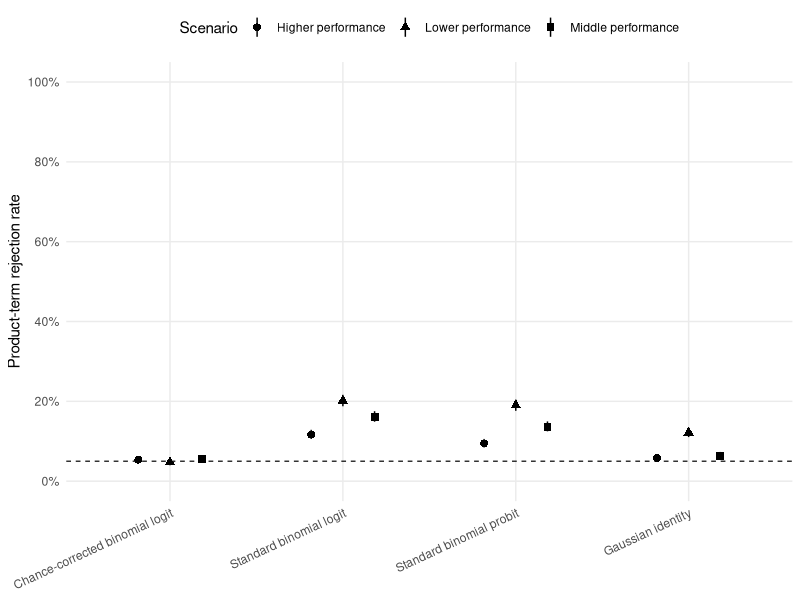
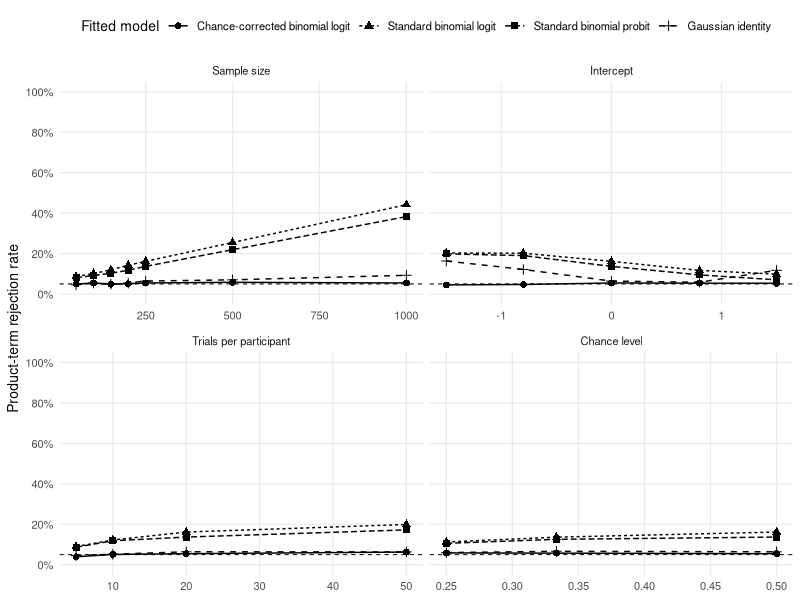
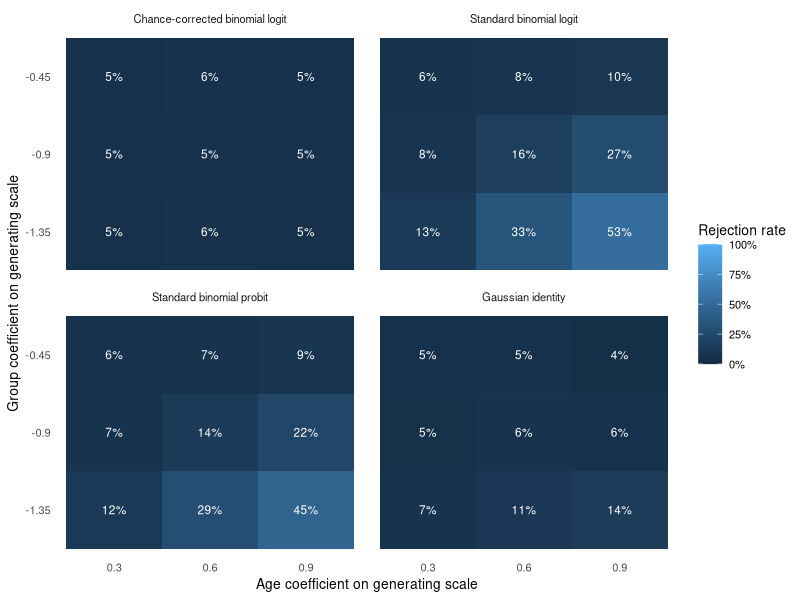
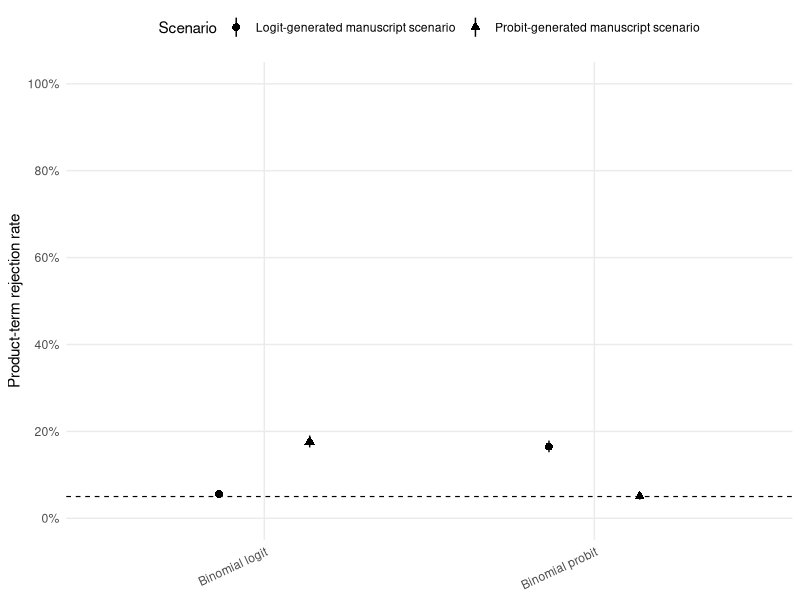
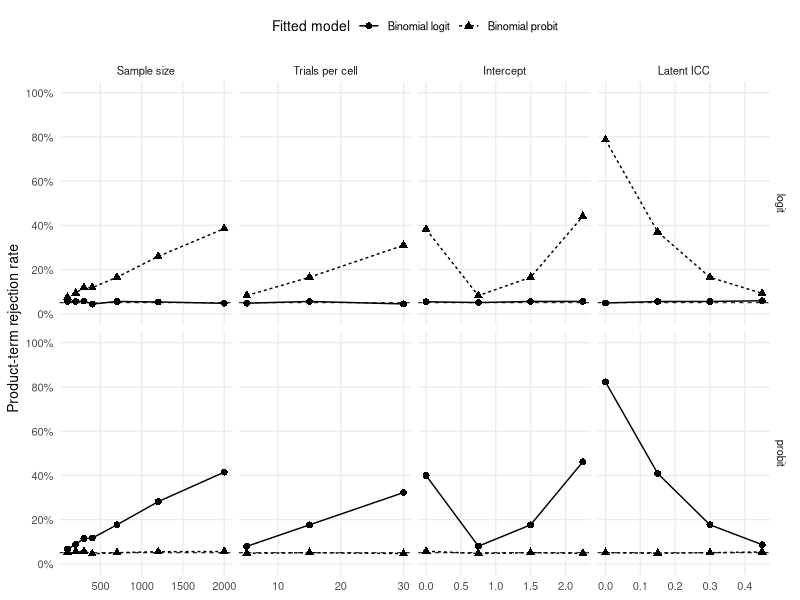
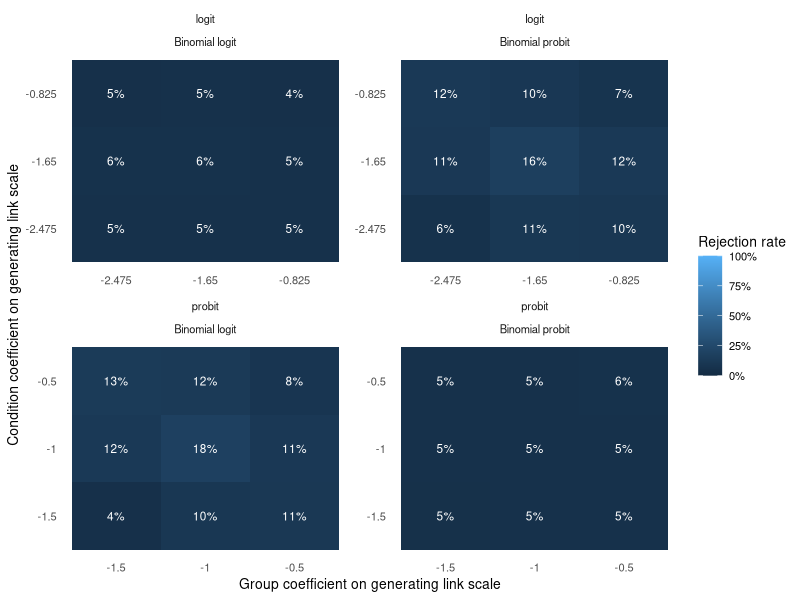
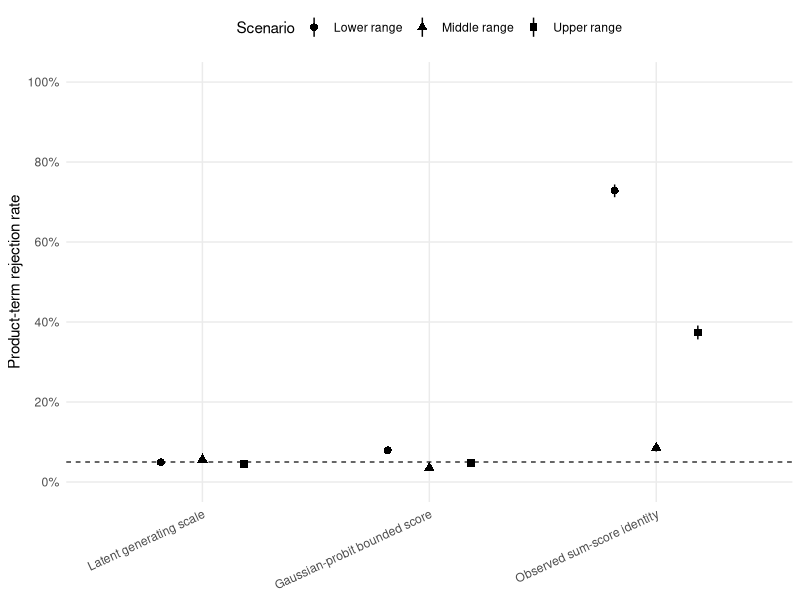
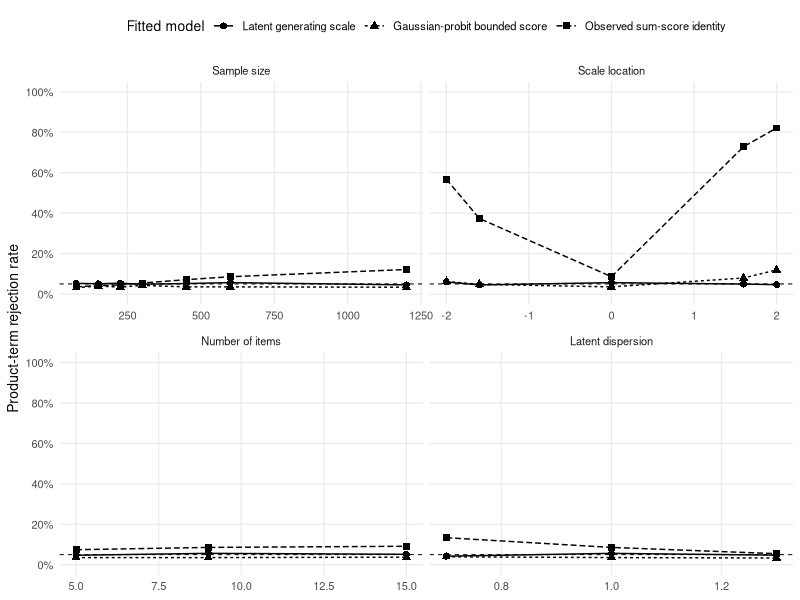

Recreate these plots in R, in order.
## ---- chunk 1
#| label: setup
#| include: false

library(ggplot2)
library(here)

core <- utils::read.csv(
  here("simulation-atlas/data/atlas-summary.csv"),
  stringsAsFactors = FALSE,
  check.names = FALSE
)

diagnostic <- utils::read.csv(
  here("simulation-atlas/data/diagnostic-atlas-summary.csv"),
  stringsAsFactors = FALSE,
  check.names = FALSE
)

grid <- utils::read.csv(
  here("simulation-atlas/data/scenario-grid.csv"),
  stringsAsFactors = FALSE,
  check.names = FALSE
)

pct <- function(x, digits = 1) {
  ifelse(
    is.finite(x),
    paste0(formatC(100 * x, format = "f", digits = digits), "%"),
    "--"
  )
}

num <- function(x, digits = 3) {
  ifelse(is.finite(x), formatC(x, format = "f", digits = digits), "--")
}

ci_text <- function(low, high, digits = 1) {
  paste0("[", pct(low, digits), ", ", pct(high, digits), "]")
}

# Slice identifiers are code-level values that use underscores. Underscores are
# unbreakable in the PDF tables, so display them with spaces instead.
slice_display <- function(x) gsub("_", " ", x, fixed = TRUE)

has_slice <- function(x, slice) {
  vapply(
    strsplit(ifelse(is.na(x), "", x), ";", fixed = TRUE),
    function(z) slice %in% z,
    logical(1)
  )
}

family_title <- c(
  forced_choice = "Simulation 1: Forced-choice accuracy and the non-zero chance floor",
  within_family = "Simulation 2: Within-family link choice, logit versus probit",
  sum_scores = "Simulation 3: Sum scores"
)

family_short <- c(
  forced_choice = "Forced-choice accuracy",
  within_family = "Logit vs probit",
  sum_scores = "Sum scores"
)

model_order <- list(
  forced_choice = c(
    "Chance-corrected binomial logit",
    "Standard binomial logit",
    "Standard binomial probit",
    "Gaussian identity"
  ),
  within_family = c("Binomial logit", "Binomial probit"),
  sum_scores = c(
    "Latent generating scale",
    "Gaussian-probit bounded score",
    "Observed sum-score identity"
  )
)

slice_specs <- list(
  forced_choice = data.frame(
    slice = c("sample_size", "scale_location", "trial_count", "chance_level"),
    label = c(
      "Sample size",
      "Intercept",
      "Trials per participant",
      "Chance level"
    ),
    variable = c("N", "beta_intercept", "k_trials", "chance"),
    xlab = c(
      "N",
      "Generating intercept",
      "Trials per participant",
      "Chance level"
    ),
    stringsAsFactors = FALSE
  ),
  within_family = data.frame(
    slice = c("sample_size", "trial_count", "latent_location", "icc"),
    label = c("Sample size", "Trials per cell", "Intercept", "Latent ICC"),
    variable = c(
      "n_subjects",
      "k_trials",
      "reference_beta_intercept",
      "target_icc"
    ),
    xlab = c(
      "Participants",
      "Trials per participant-condition cell",
      "Reference intercept",
      "Latent ICC"
    ),
    stringsAsFactors = FALSE
  ),
  sum_scores = data.frame(
    slice = c(
      "sample_size",
      "scale_location",
      "item_count",
      "latent_dispersion"
    ),
    label = c(
      "Sample size",
      "Scale location",
      "Number of items",
      "Latent dispersion"
    ),
    variable = c("N", "threshold_shift", "J", "theta_sd"),
    xlab = c("N", "Item-threshold shift", "Number of items", "Latent SD"),
    stringsAsFactors = FALSE
  )
)

family_rows <- function(family) {
  out <- core[core$family == family, , drop = FALSE]
  out$model_label <- factor(out$model_label, levels = model_order[[family]])
  out
}

anchor_rows <- function(family) {
  out <- family_rows(family)
  out[out$paper_anchor %in% TRUE, , drop = FALSE]
}

slice_rows <- function(family) {
  specs <- slice_specs[[family]]
  dat <- family_rows(family)
  pieces <- lapply(seq_len(nrow(specs)), function(i) {
    spec <- specs[i, ]
    keep <- has_slice(dat$slice_membership, spec$slice)
    out <- dat[keep, , drop = FALSE]
    out$slice_view <- spec$slice
    out$slice_label <- spec$label
    out$x_value <- suppressWarnings(as.numeric(out[[spec$variable]]))
    out$x_label <- spec$xlab
    out
  })
  do.call(rbind, pieces)
}

surface_rows <- function(family) {
  dat <- family_rows(family)
  dat[has_slice(dat$slice_membership, "main_effect_surface"), , drop = FALSE]
}

anchor_table <- function(family) {
  dat <- anchor_rows(family)
  out <- data.frame(
    Scenario = dat$scenario_label,
    `Generating link/scale` = dat$generating_link,
    `Fitted model/scale` = as.character(dat$model_label),
    `Rate type` = dat$rate_type,
    `Rejection rate` = pct(dat$rejection_rate_ok),
    `95% CI` = ci_text(dat$rejection_ci_low_ok, dat$rejection_ci_high_ok),
    `Deterministic pseudo-interaction` = num(
      dat$deterministic_pseudo_interaction
    ),
    check.names = FALSE
  )
  if (family == "forced_choice") {
    out <- cbind(
      out,
      `Flagged fits` = dat$n_fit_problem,
      `Fit-problem rate` = pct(dat$fit_problem_rate),
      `Apparent rejection rate among flagged fits` = pct(
        dat$rejection_rate_problem
      )
    )
  }
  rownames(out) <- NULL
  out
}

plot_anchor_rates <- function(family) {
  dat <- anchor_rows(family)
  dat$model_label <- factor(dat$model_label, levels = model_order[[family]])

  ggplot(
    dat,
    aes(
      x = model_label,
      y = rejection_rate_ok,
      ymin = rejection_ci_low_ok,
      ymax = rejection_ci_high_ok,
      group = scenario_label,
      shape = scenario_label
    )
  ) +
    geom_hline(yintercept = 0.05, linetype = "dashed", linewidth = 0.4) +
    geom_pointrange(position = position_dodge(width = 0.55)) +
    scale_y_continuous(
      limits = c(0, 1),
      breaks = seq(0, 1, by = 0.2),
      labels = function(x) paste0(round(100 * x), "%")
    ) +
    labs(
      x = NULL,
      y = "Product-term rejection rate",
      shape = "Scenario"
    ) +
    theme_minimal(base_size = 11) +
    theme(
      panel.grid.minor = element_blank(),
      axis.text.x = element_text(angle = 25, hjust = 1),
      legend.position = "top"
    )
}

plot_slice_rates <- function(family) {
  dat <- slice_rows(family)
  dat$model_label <- factor(dat$model_label, levels = model_order[[family]])
  dat$slice_label <- factor(
    dat$slice_label,
    levels = slice_specs[[family]]$label
  )

  p <- ggplot(
    dat,
    aes(
      x = x_value,
      y = rejection_rate_ok,
      group = model_label,
      linetype = model_label,
      shape = model_label
    )
  ) +
    geom_hline(yintercept = 0.05, linetype = "dashed", linewidth = 0.35) +
    geom_line() +
    geom_point(size = 2) +
    scale_y_continuous(
      limits = c(0, 1),
      breaks = seq(0, 1, by = 0.2),
      labels = function(x) paste0(round(100 * x), "%")
    ) +
    labs(
      x = NULL,
      y = "Product-term rejection rate",
      linetype = "Fitted model",
      shape = "Fitted model"
    ) +
    theme_minimal(base_size = 10) +
    theme(
      panel.grid.minor = element_blank(),
      legend.position = "top"
    )

  if (family == "within_family") {
    p + facet_grid(generating_link ~ slice_label, scales = "free_x")
  } else {
    p + facet_wrap(~slice_label, scales = "free_x", ncol = 2)
  }
}

slice_range_table <- function(family) {
  dat <- slice_rows(family)
  key <- interaction(
    dat$slice_label,
    dat$generating_link,
    dat$model_label,
    drop = TRUE
  )
  split_dat <- split(dat, key)

  rows <- lapply(split_dat, function(x) {
    data.frame(
      Slice = x$slice_label[1],
      `Generating link/scale` = x$generating_link[1],
      `Fitted model/scale` = as.character(x$model_label[1]),
      `Minimum rejection rate` = pct(min(x$rejection_rate_ok, na.rm = TRUE)),
      `Maximum rejection rate` = pct(max(x$rejection_rate_ok, na.rm = TRUE)),
      check.names = FALSE
    )
  })

  out <- do.call(rbind, rows)
  rownames(out) <- NULL
  out
}

coefficient_values_text <- function(
  family,
  variable,
  generating_link = NULL,
  digits = 3
) {
  dat <- surface_rows(family)
  if (!is.null(generating_link)) {
    dat <- dat[dat$generating_link == generating_link, , drop = FALSE]
  }
  values <- sort(unique(dat[[variable]][is.finite(dat[[variable]])]))
  paste(formatC(values, format = "f", digits = digits), collapse = ", ")
}

main_effect_coefficient_table <- function() {
  rows <- list(
    data.frame(
      `Manuscript case` = "Simulation 1: Forced-choice accuracy",
      `Generating link/scale` = "Chance-corrected logit",
      `First main effect` = "Age coefficient",
      `Coefficient values` = coefficient_values_text(
        "forced_choice",
        "beta_age",
        digits = 2
      ),
      `Second main effect` = "Group coefficient",
      `Coefficient values 2` = coefficient_values_text(
        "forced_choice",
        "beta_group",
        digits = 2
      ),
      check.names = FALSE
    ),
    data.frame(
      `Manuscript case` = "Simulation 2: Logit vs probit",
      `Generating link/scale` = "Logit",
      `First main effect` = "Group coefficient",
      `Coefficient values` = coefficient_values_text(
        "within_family",
        "beta_group",
        "logit",
        digits = 3
      ),
      `Second main effect` = "Condition coefficient",
      `Coefficient values 2` = coefficient_values_text(
        "within_family",
        "beta_condition",
        "logit",
        digits = 3
      ),
      check.names = FALSE
    ),
    data.frame(
      `Manuscript case` = "Simulation 2: Logit vs probit",
      `Generating link/scale` = "Probit",
      `First main effect` = "Group coefficient",
      `Coefficient values` = coefficient_values_text(
        "within_family",
        "beta_group",
        "probit",
        digits = 2
      ),
      `Second main effect` = "Condition coefficient",
      `Coefficient values 2` = coefficient_values_text(
        "within_family",
        "beta_condition",
        "probit",
        digits = 2
      ),
      check.names = FALSE
    ),
    data.frame(
      `Manuscript case` = "Simulation 3: Sum scores",
      `Generating link/scale` = "Latent generating scale",
      `First main effect` = "Predictor coefficient",
      `Coefficient values` = coefficient_values_text(
        "sum_scores",
        "beta_x",
        digits = 3
      ),
      `Second main effect` = "Group coefficient",
      `Coefficient values 2` = coefficient_values_text(
        "sum_scores",
        "beta_group",
        digits = 2
      ),
      check.names = FALSE
    )
  )
  out <- do.call(rbind, rows)
  names(out)[4] <- "First coefficient values"
  names(out)[6] <- "Second coefficient values"
  rownames(out) <- NULL
  out
}

plot_surface <- function(family) {
  dat <- surface_rows(family)
  dat$model_label <- factor(dat$model_label, levels = model_order[[family]])

  if (family == "forced_choice") {
    dat$surface_x <- factor(dat$beta_age, levels = sort(unique(dat$beta_age)))
    dat$surface_y <- factor(
      dat$beta_group,
      levels = sort(unique(dat$beta_group))
    )
    xlab <- "Age coefficient on generating scale"
    ylab <- "Group coefficient on generating scale"
  } else if (family == "within_family") {
    dat$surface_x <- factor(
      dat$beta_group,
      levels = sort(unique(dat$beta_group))
    )
    dat$surface_y <- factor(
      dat$beta_condition,
      levels = sort(unique(dat$beta_condition))
    )
    xlab <- "Group coefficient on generating link scale"
    ylab <- "Condition coefficient on generating link scale"
  } else {
    dat$surface_x <- factor(dat$beta_x, levels = sort(unique(dat$beta_x)))
    dat$surface_y <- factor(
      dat$beta_group,
      levels = sort(unique(dat$beta_group))
    )
    xlab <- "Predictor coefficient on latent generating scale"
    ylab <- "Group coefficient on latent generating scale"
  }

  p <- ggplot(
    dat,
    aes(
      x = surface_x,
      y = surface_y,
      fill = rejection_rate_ok
    )
  ) +
    geom_tile() +
    geom_text(
      aes(label = paste0(round(100 * rejection_rate_ok), "%")),
      size = 3,
      colour = "white"
    ) +
    scale_fill_gradient(
      limits = c(0, 1),
      breaks = seq(0, 1, by = 0.25),
      labels = function(x) paste0(round(100 * x), "%")
    ) +
    labs(
      x = xlab,
      y = ylab,
      fill = "Rejection rate"
    ) +
    theme_minimal(base_size = 10) +
    theme(panel.grid = element_blank(), legend.position = "right")

  if (family == "within_family") {
    p +
      facet_wrap(vars(generating_link, model_label), ncol = 2, scales = "free")
  } else {
    p + facet_wrap(~model_label)
  }
}

rate_range <- function(family, model = NULL, rate_type = NULL) {
  dat <- family_rows(family)
  if (!is.null(model)) {
    dat <- dat[as.character(dat$model_label) == model, , drop = FALSE]
  }
  if (!is.null(rate_type)) {
    dat <- dat[dat$rate_type == rate_type, , drop = FALSE]
  }
  range(dat$rejection_rate_ok, na.rm = TRUE)
}

rate_range_text <- function(...) {
  r <- rate_range(...)
  paste0(pct(r[1]), " to ", pct(r[2]))
}

# Compact scenario-level appendix. Keep only columns needed to reconstruct the
# scientific result without reproducing the wide machine-readable CSV.
compact_core_table <- function(family) {
  dat <- family_rows(family)
  out <- data.frame(
    ID = dat$scenario_id,
    Slice = slice_display(dat$slice),
    Scenario = dat$scenario_label,
    `Generating link/scale` = dat$generating_link,
    `Fitted model/scale` = as.character(dat$model_label),
    `Rejection rate` = pct(dat$rejection_rate_ok),
    `Deterministic pseudo-interaction` = num(
      dat$deterministic_pseudo_interaction
    ),
    check.names = FALSE
  )
  if (family == "forced_choice") {
    out <- cbind(
      out,
      `Fit-problem rate` = pct(dat$fit_problem_rate),
      `Apparent rejection rate among flagged fits` = pct(
        dat$rejection_rate_problem
      )
    )
  }
  rownames(out) <- NULL
  out
}

report_kable <- function(x, align = NULL, long = FALSE, ...) {
  if (long && knitr::is_latex_output()) {
    knitr::kable(x, align = align, longtable = TRUE, ...)
  } else {
    knitr::kable(x, align = align, ...)
  }
}

# Diagnostic helpers -------------------------------------------------------

diagnostic_family_title <- c(
  forced_choice = "Forced-choice chance-floor case",
  within_family = "Probit-generated, logit-fitted case"
)

diagnostic_expand_slices <- function(dat) {
  pieces <- list()
  counter <- 1L

  for (slice in c("sample_size", "severity")) {
    keep <- has_slice(dat$diagnostic_slice_membership, slice)
    out <- dat[keep, , drop = FALSE]
    if (!nrow(out)) {
      next
    }

    out$slice_view <- slice
    out$slice_label <- if (slice == "sample_size") {
      "Sample size"
    } else {
      "Intercept"
    }
    out$x_value <- NA_real_

    if (slice == "sample_size") {
      out$x_value[out$family == "forced_choice"] <- out$N[
        out$family == "forced_choice"
      ]
      out$x_value[out$family == "within_family"] <- out$n_subjects[
        out$family == "within_family"
      ]
    } else {
      out$x_value[out$family == "forced_choice"] <- out$beta_intercept[
        out$family == "forced_choice"
      ]
      out$x_value[
        out$family == "within_family"
      ] <- out$reference_beta_intercept[out$family == "within_family"]
    }

    pieces[[counter]] <- out
    counter <- counter + 1L
  }

  do.call(rbind, pieces)
}

make_diagnostic_plot_data <- function() {
  base <- diagnostic[
    diagnostic$family %in% c("forced_choice", "within_family"),
    ,
    drop = FALSE
  ]
  dat <- diagnostic_expand_slices(base)
  dat$family_label <- unname(diagnostic_family_title[dat$family])

  # One pseudo-interaction row per scenario within each slice. The manuscript
  # anchor belongs to both sensitivity slices and is therefore shown in both.
  pseudo_key <- interaction(dat$scenario_id, dat$slice_view, drop = TRUE)
  pseudo <- dat[
    !duplicated(pseudo_key),
    c(
      "scenario_id",
      "family",
      "family_label",
      "slice_label",
      "x_value",
      "pseudo_interaction_detection_rate",
      "pseudo_interaction_ci_low",
      "pseudo_interaction_ci_high"
    )
  ]
  names(pseudo)[names(pseudo) == "pseudo_interaction_detection_rate"] <- "rate"
  names(pseudo)[names(pseudo) == "pseudo_interaction_ci_low"] <- "low"
  names(pseudo)[names(pseudo) == "pseudo_interaction_ci_high"] <- "high"
  pseudo$quantity <- "Pseudo-interaction detection"

  # Retain diagnostics that were used for the relevant scenario.
  checks <- dat[
    dat$applicable %in% TRUE & dat$computed %in% TRUE,
    ,
    drop = FALSE
  ]
  checks <- checks[, c(
    "scenario_id",
    "family",
    "family_label",
    "slice_label",
    "x_value",
    "diagnostic",
    "detection_rate",
    "detection_ci_low",
    "detection_ci_high"
  )]
  names(checks)[names(checks) == "detection_rate"] <- "rate"
  names(checks)[names(checks) == "detection_ci_low"] <- "low"
  names(checks)[names(checks) == "detection_ci_high"] <- "high"
  names(checks)[names(checks) == "diagnostic"] <- "quantity"

  common <- c(
    "scenario_id",
    "family",
    "family_label",
    "slice_label",
    "x_value",
    "quantity",
    "rate",
    "low",
    "high"
  )
  rbind(pseudo[, common], checks[, common])
}

plot_diagnostic_atlas <- function() {
  dat <- make_diagnostic_plot_data()

  ggplot(
    dat,
    aes(
      x = x_value,
      y = rate,
      group = quantity,
      linetype = quantity,
      shape = quantity
    )
  ) +
    geom_line() +
    geom_point(size = 2) +
    scale_y_continuous(
      limits = c(0, 1),
      breaks = seq(0, 1, by = 0.2),
      labels = function(x) paste0(round(100 * x), "%")
    ) +
    facet_grid(family_label ~ slice_label, scales = "free_x") +
    labs(
      x = NULL,
      y = "Detection / selection rate",
      linetype = NULL,
      shape = NULL
    ) +
    theme_minimal(base_size = 10) +
    theme(panel.grid.minor = element_blank(), legend.position = "top")
}

aic_table <- function() {
  base <- diagnostic[
    diagnostic$family %in%
      c("forced_choice", "within_family") &
      diagnostic$diagnostic == "AIC favors generating link",
    ,
    drop = FALSE
  ]
  dat <- diagnostic_expand_slices(base)

  setting_value <- ifelse(
    dat$slice_label == "Sample size",
    formatC(dat$x_value, format = "f", digits = 0),
    formatC(dat$x_value, format = "f", digits = 2)
  )

  out <- data.frame(
    Case = unname(diagnostic_family_title[dat$family]),
    Setting = paste0(dat$slice_label, " = ", setting_value),
    `Pseudo-interaction detection` = pct(dat$pseudo_interaction_detection_rate),
    `AIC favors generating link` = pct(dat$detection_rate),
    `Median delta AIC` = num(dat$aic_delta_median, 2),
    `Delta AIC IQR` = paste0(
      "[",
      num(dat$aic_delta_q25, 2),
      ", ",
      num(dat$aic_delta_q75, 2),
      "]"
    ),
    `Absolute delta AIC < 2` = pct(dat$aic_delta_within_two_rate),
    check.names = FALSE
  )

  rownames(out) <- NULL
  out
}

diagnostic_used_table <- function() {
  dat <- diagnostic[
    diagnostic$family %in%
      c("forced_choice", "within_family") &
      diagnostic$applicable %in% TRUE &
      diagnostic$computed %in% TRUE,
    ,
    drop = FALSE
  ]
  parts <- split(dat, dat$family)
  out <- do.call(
    rbind,
    lapply(parts, function(x) {
      data.frame(
        `Diagnostic case` = unname(diagnostic_family_title[x$family[1]]),
        `Diagnostics used` = paste(unique(x$diagnostic), collapse = "; "),
        stringsAsFactors = FALSE,
        check.names = FALSE
      )
    })
  )
  rownames(out) <- NULL
  out
}

scenario_counts <- table(grid$family)
## ---- chunk 2
#| label: tbl-atlas-design
#| tbl-cap: "Structure of the simulation atlas. Each family contains reference scenarios plus prespecified sensitivity slices."

design_table <- data.frame(
  `Manuscript case` = c(
    "Simulation 1: Forced-choice accuracy",
    "Simulation 2: Logit vs probit",
    "Simulation 3: Sum scores"
  ),
  `Generating scenarios` = c(
    scenario_counts[["forced_choice"]],
    scenario_counts[["within_family"]],
    scenario_counts[["sum_scores"]]
  ),
  `Sensitivity slices` = c(
    "Main effects; sample size; intercept; trials; chance level",
    "Main effects; sample size; trials; intercept; ICC",
    "Main effects; sample size; scale location; item count; latent dispersion"
  ),
  check.names = FALSE
)

knitr::kable(design_table, align = c("l", "r", "l"))
## ---- chunk 3
#| label: tbl-atlas-main-effect-coefficients
#| tbl-cap: "Generating-scale coefficients used in the main-effect surfaces. Coefficients are reported on the scale that generated each scenario."

knitr::kable(
  main_effect_coefficient_table(),
  align = c("l", "l", "l", "l", "l", "l")
)
## ---- chunk 4
#| label: fig-atlas-fc-anchor
#| fig-cap: "Forced-choice reference scenarios. The product term is zero on the conditional chance-corrected-logit generating scale. Rates use fits passing the minimal fit-quality checks. The dashed line marks alpha = .05."
#| fig-width: 8
#| fig-height: 4.8

plot_anchor_rates("forced_choice")
## ---- chunk 5
#| label: tbl-atlas-fc-anchor
#| tbl-cap: "Forced-choice reference scenarios. The deterministic pseudo-interaction is evaluated on each fitted scale before sampling."

knitr::kable(
  anchor_table("forced_choice"),
  align = c("l", "l", "l", "l", "r", "r", "r", "r", "r", "r")
)
## ---- chunk 6
#| label: fig-atlas-fc-slices
#| fig-cap: "Forced-choice sensitivity slices. One parameter varies at a time around the central reference scenario. The dashed line marks alpha = .05."
#| fig-width: 9
#| fig-height: 7

plot_slice_rates("forced_choice")
## ---- chunk 7
#| label: tbl-atlas-fc-slice-ranges
#| tbl-cap: "Range of rejection rates across each forced-choice sensitivity slice."

knitr::kable(
  slice_range_table("forced_choice"),
  align = c("l", "l", "l", "r", "r")
)
## ---- chunk 8
#| label: fig-atlas-fc-surface
#| fig-cap: "Forced-choice main-effect surface. Axes report the age and group coefficients on the chance-corrected logit generating scale. Cell labels are product-term rejection rates."
#| fig-width: 9
#| fig-height: 5.8

plot_surface("forced_choice")
## ---- chunk 9
#| label: fig-atlas-wf-anchor
#| fig-cap: "Logit-probit reference scenarios. The product term is zero on the generating link scale. The dashed line marks alpha = .05."
#| fig-width: 8
#| fig-height: 4.8

plot_anchor_rates("within_family")
## ---- chunk 10
#| label: tbl-atlas-wf-anchor
#| tbl-cap: "Within-family reference scenarios for logit and probit generating links."

knitr::kable(
  anchor_table("within_family"),
  align = c("l", "l", "l", "l", "r", "r", "r")
)
## ---- chunk 11
#| label: fig-atlas-wf-slices
#| fig-cap: "Logit-probit sensitivity slices. Rows identify the generating link. Within each panel the fitted logit and probit models are compared as one parameter varies around the reference scenario."
#| fig-width: 10
#| fig-height: 7

plot_slice_rates("within_family")
## ---- chunk 12
#| label: tbl-atlas-wf-slice-ranges
#| tbl-cap: "Range of rejection rates across each within-family sensitivity slice."

knitr::kable(
  slice_range_table("within_family"),
  align = c("l", "l", "l", "r", "r")
)
## ---- chunk 13
#| label: fig-atlas-wf-surface
#| fig-cap: "Within-family main-effect surfaces. Axes report the group and condition coefficients on each generating-link scale. Panels identify the generating and fitted links. Cell labels are product-term rejection rates."
#| fig-width: 8.5
#| fig-height: 6.5

plot_surface("within_family")
## ---- chunk 14
#| label: fig-atlas-ss-anchor
#| fig-cap: "Sum-score reference scenarios. The product term is zero on the latent generating scale. The dashed line marks alpha = .05."
#| fig-width: 8
#| fig-height: 4.8

plot_anchor_rates("sum_scores")
## ---- chunk 15
#| label: tbl-atlas-ss-anchor
#| tbl-cap: "Sum-score reference scenarios. The latent generating scale is available only in simulation."

knitr::kable(
  anchor_table("sum_scores"),
  align = c("l", "l", "l", "l", "r", "r", "r")
)
## ---- chunk 16
#| label: fig-atlas-ss-slices
#| fig-cap: "Sum-score sensitivity slices. One parameter varies at a time around the central reference scenario. The dashed line marks alpha = .05."
#| fig-width: 9
#| fig-height: 7

plot_slice_rates("sum_scores")
## ---- chunk 17
#| label: tbl-atlas-ss-slice-ranges
#| tbl-cap: "Range of rejection rates across each sum-score sensitivity slice."

knitr::kable(
  slice_range_table("sum_scores"),
  align = c("l", "l", "l", "r", "r")
)
## ---- chunk 18
#| label: fig-atlas-ss-surface
#| fig-cap: "Sum-score main-effect surface. Axes report the predictor and group coefficients on the latent generating scale. Cell labels are product-term rejection rates."
#| fig-width: 8.5
#| fig-height: 5.8

plot_surface("sum_scores")
## ---- chunk 19
#| label: tbl-atlas-diagnostic-status
#| tbl-cap: "Diagnostics used for each diagnostic case."

knitr::kable(diagnostic_used_table(), align = c("l", "l"))
## ---- chunk 20
#| label: fig-atlas-diagnostics
#| fig-cap: "Diagnostic atlas. Pseudo-interaction detection is shown together with each diagnostic or candidate-model comparison. Sample-size and scale-location slices are shown separately."
#| fig-width: 10
#| fig-height: 7

plot_diagnostic_atlas()
## ---- chunk 21
#| label: tbl-atlas-aic
#| tbl-cap: "AIC comparison across the diagnostic atlas. Positive delta AIC favors the generating link. The within-two column reports the proportion of finite comparisons with absolute delta AIC below 2."

knitr::kable(aic_table(), align = c("l", "l", "r", "r", "r", "r", "r"))
## ---- chunk 22
#| label: tbl-atlas-fc-full
#| tbl-cap: "Scenario-level results for the forced-choice atlas."

report_kable(
  compact_core_table("forced_choice"),
  align = c("l", "l", "l", "l", "l", "r", "r", "r", "r"),
  long = TRUE
)
## ---- chunk 23
#| label: tbl-atlas-wf-full
#| tbl-cap: "Scenario-level results for the within-family logit-probit atlas."

report_kable(
  compact_core_table("within_family"),
  align = c("l", "l", "l", "l", "l", "r", "r"),
  long = TRUE
)
## ---- chunk 24
#| label: tbl-atlas-ss-full
#| tbl-cap: "Scenario-level results for the sum-score atlas."

report_kable(
  compact_core_table("sum_scores"),
  align = c("l", "l", "l", "l", "l", "r", "r"),
  long = TRUE
)
